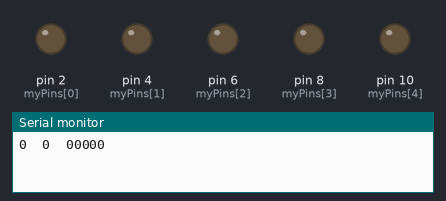
This sketch was run on a simulated Arduino Uno, built with avr-gcc and run on an emulated ATmega328P. Shown: output pins drawn as LEDs (lit = HIGH), the last lines printed to the serial monitor.

Above: at 0.1 s.
At 4.1 s:
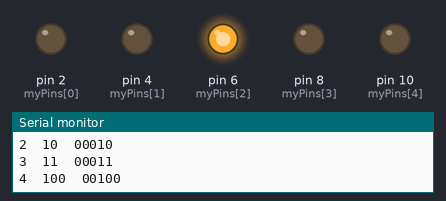
At 9.1 s:
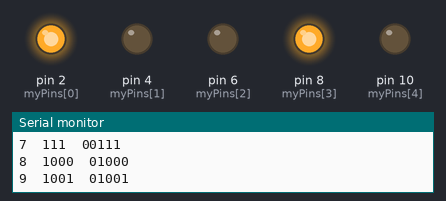
At 19.1 s:
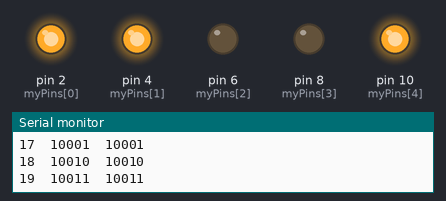
At 28.1 s:
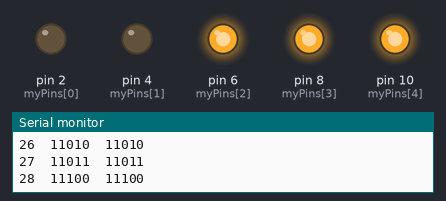
At 38.1 s:
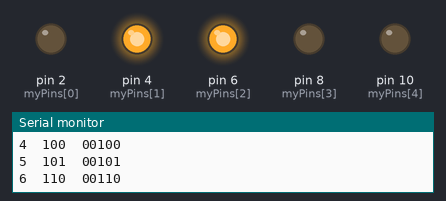
Timing chart, 0 to 40.0 s (numbered marks = the images above):
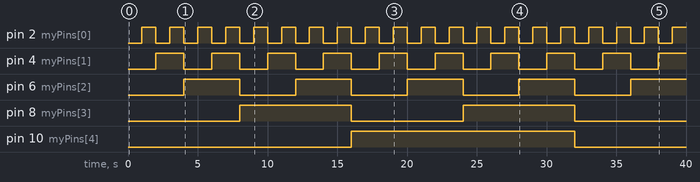

The sketch:

Aula_31_10_LED.ino.ino
```cpp
int myPins[] = {2, 4, 6, 8, 10};

void setup() {

  Serial.begin(9600);

  int i;

  for(i = 0; i < 5; i++){

  pinMode(myPins[i], OUTPUT);

  }

}

void loop() {

  int i;

  for(i = 0; i <32; i++){

    Serial.print(i);
    Serial.print("\t");
    Serial.print(i,BIN);
    Serial.print("\t");

    digitalWrite(myPins[0],bitRead(i,0));
    digitalWrite(myPins[1],bitRead(i,1));
    digitalWrite(myPins[2],bitRead(i,2));
    digitalWrite(myPins[3],bitRead(i,3));
    digitalWrite(myPins[4],bitRead(i,4));

    Serial.print(bitRead(i,4));
    Serial.print(bitRead(i,3));
    Serial.print(bitRead(i,2));
    Serial.print(bitRead(i,1));
    Serial.println(bitRead(i,0));

    delay(1000);

    }

}
```

Measured:
- by itself, pin 2 (myPins[0]): alternates HIGH for 1.0 s and LOW for 1.0 s
- by itself, pin 4 (myPins[1]): alternates HIGH for 2.0 s and LOW for 2.0 s
- by itself, pin 6 (myPins[2]): alternates HIGH for 4.0 s and LOW for 4.0 s
- by itself, pin 8 (myPins[3]): alternates HIGH for 8.0 s and LOW for 8.0 s
- by itself, pin 10 (myPins[4]): LOW → HIGH at 16.0 s, → LOW 16.0 s later
